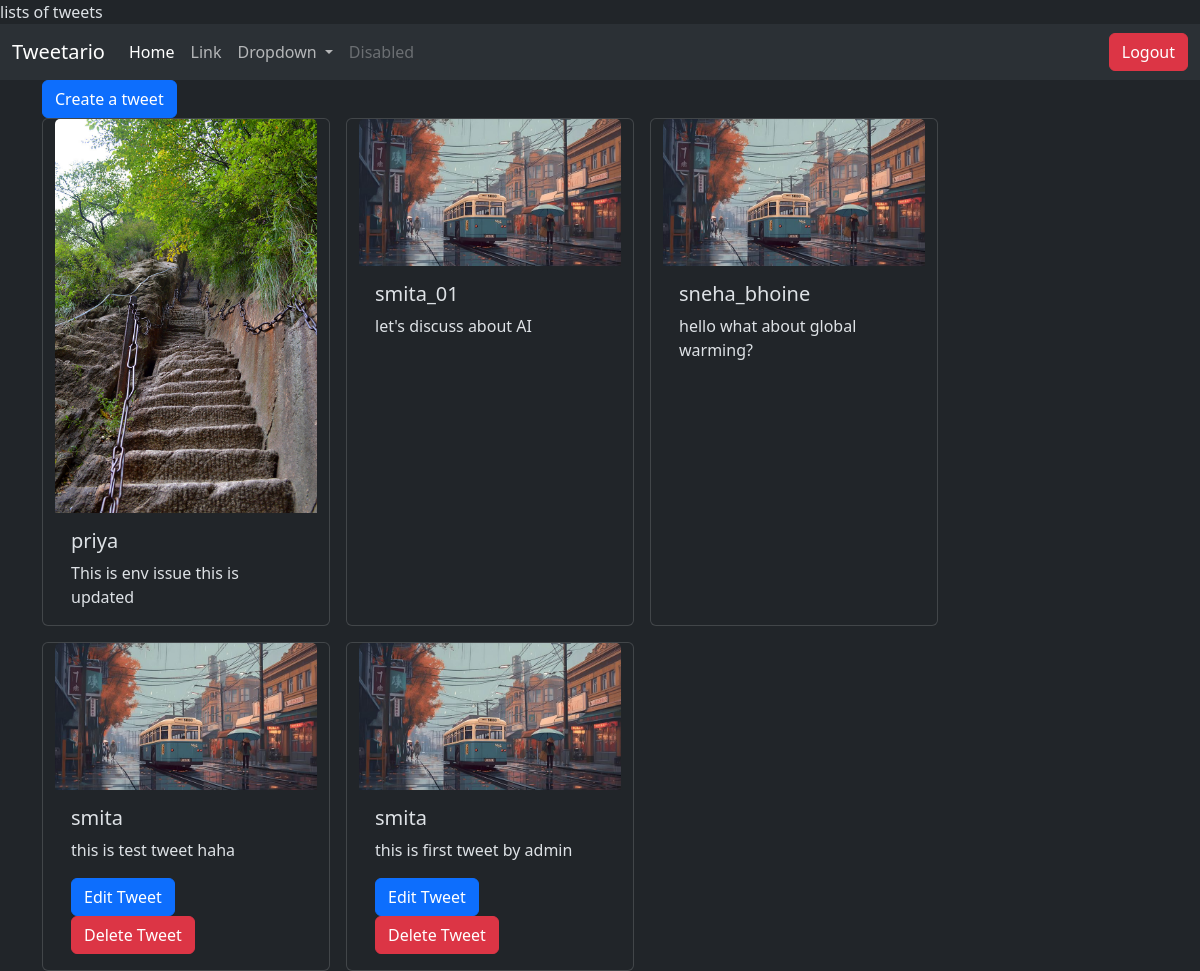
The page /tweet/ (signed in) on the database its author committed.
### tweet/models.py (models this page shows, shortened)
class tweet(models.Model):
    user = models.ForeignKey(User,on_delete=models.CASCADE)
    text = models.TextField(max_length=250)
    photo = models.ImageField(upload_to='photos/',blank=True,null=True)
    created_at = models.DateTimeField(auto_now_add=True)
    updated_at = models.DateTimeField(auto_now=True)

### tweet/views.py (the view)
# urls.py: path('', views.list_tweets ,name='list_tweets'),
def list_tweets(request):
    Tweets = tweet.objects.all().order_by('-created_at')
    return render(request,'tweet_list.html',{'Tweets':Tweets})

### tweet/templates/tweet_list.html (shortened to what this page needs)
{% extends "layout.html" %}
{% block content %}
<a class = "btn btn-primary" href="{% url 'create_tweet'%}">Create a tweet</a>
<div class="container row gap-3">
    {% for x in Tweets  %}
    <div class="card" style="width: 18rem;">
        <img src="{{x.photo.url}}" class="card-img-top" alt="">
        <div class="card-body">
          <h5 class="card-title">{{x.user.username}}</h5>
          <p class="card-text">{{x.text}}</p>
          {% if x.user == user %}
          <a href="{% url 'edit_tweet' x.id %}" class="btn btn-primary">Edit Tweet</a>
          <a href="{% url 'delete_tweet' x.id %}" class="btn btn-danger">Delete Tweet</a>
          {% endif %}
        </div>
      </div>
    {% endfor %}
</div>
{% endblock %}

### rows shown on the page
tweet: photo (picture), user.username "priya", text "This is env issue this is updated"
tweet: photo (picture), user.username "smita_01", text "let's discuss about AI"
tweet: photo (picture), user.username "sneha_bhoine", text "hello what about global warming?"
tweet: photo (picture), user.username "smita", text "this is test tweet haha", shows "Edit Tweet"
tweet: photo (picture), user.username "smita", text "this is first tweet by admin", shows "Edit Tweet"
